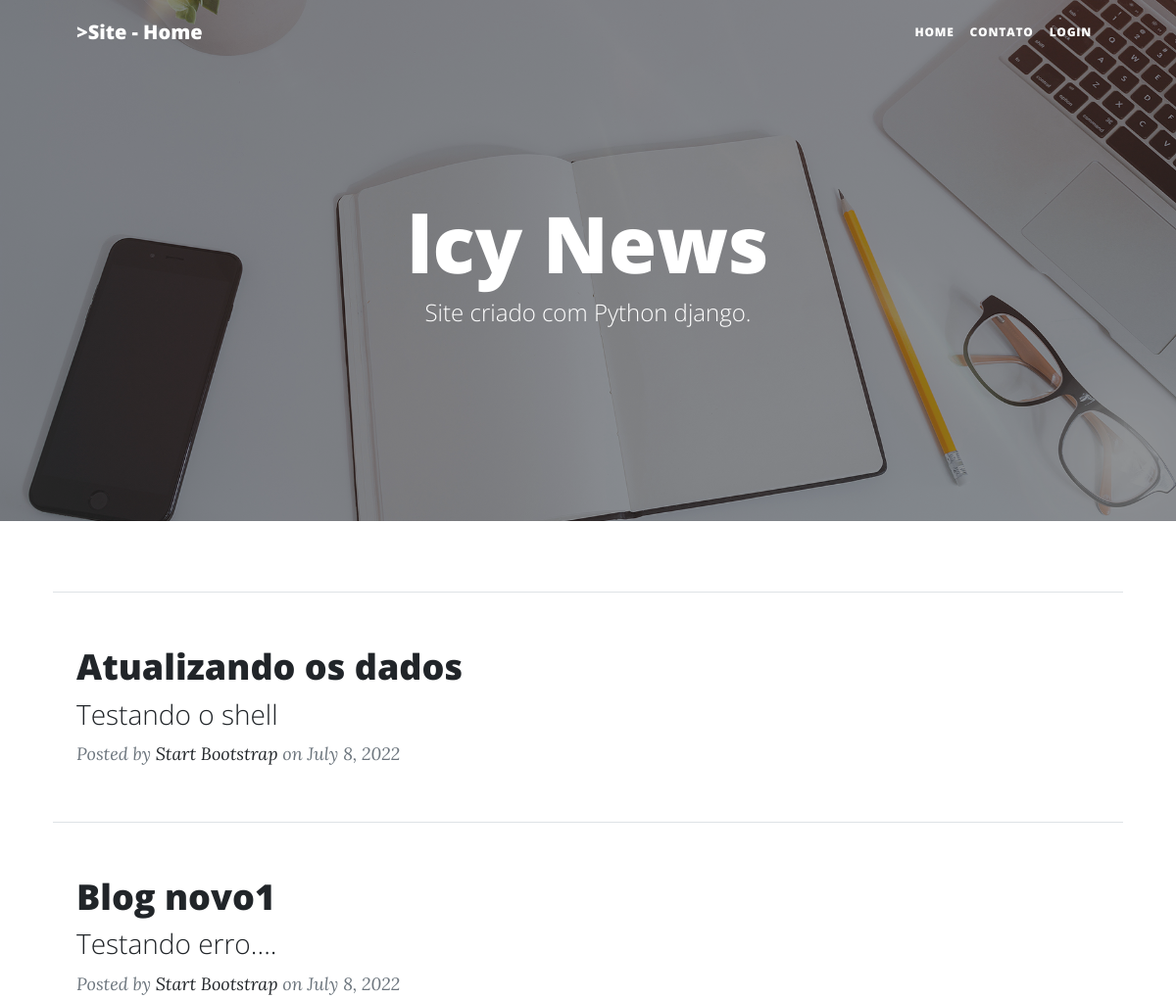
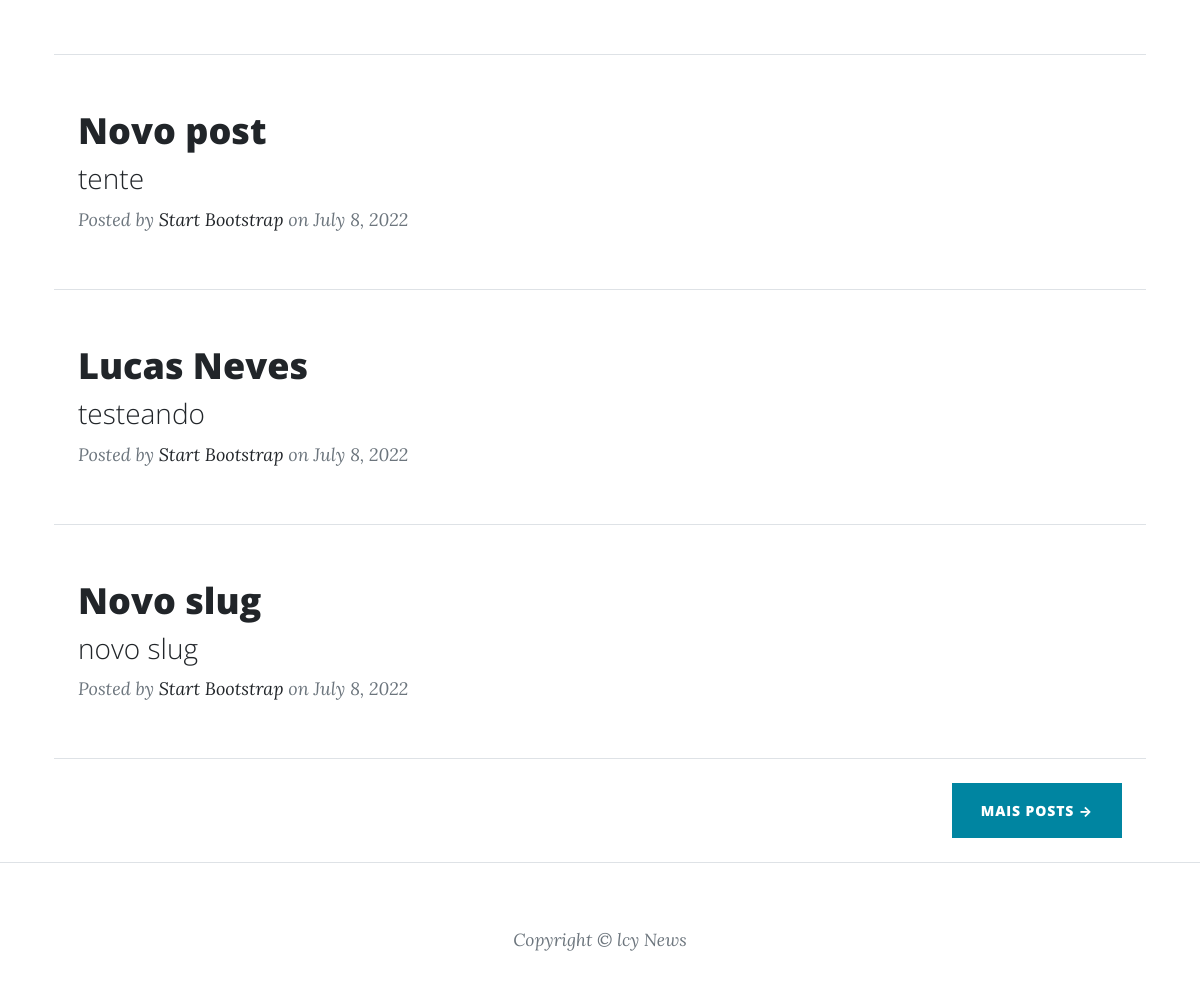
The app's page /, older data (2 pictures, top to bottom).
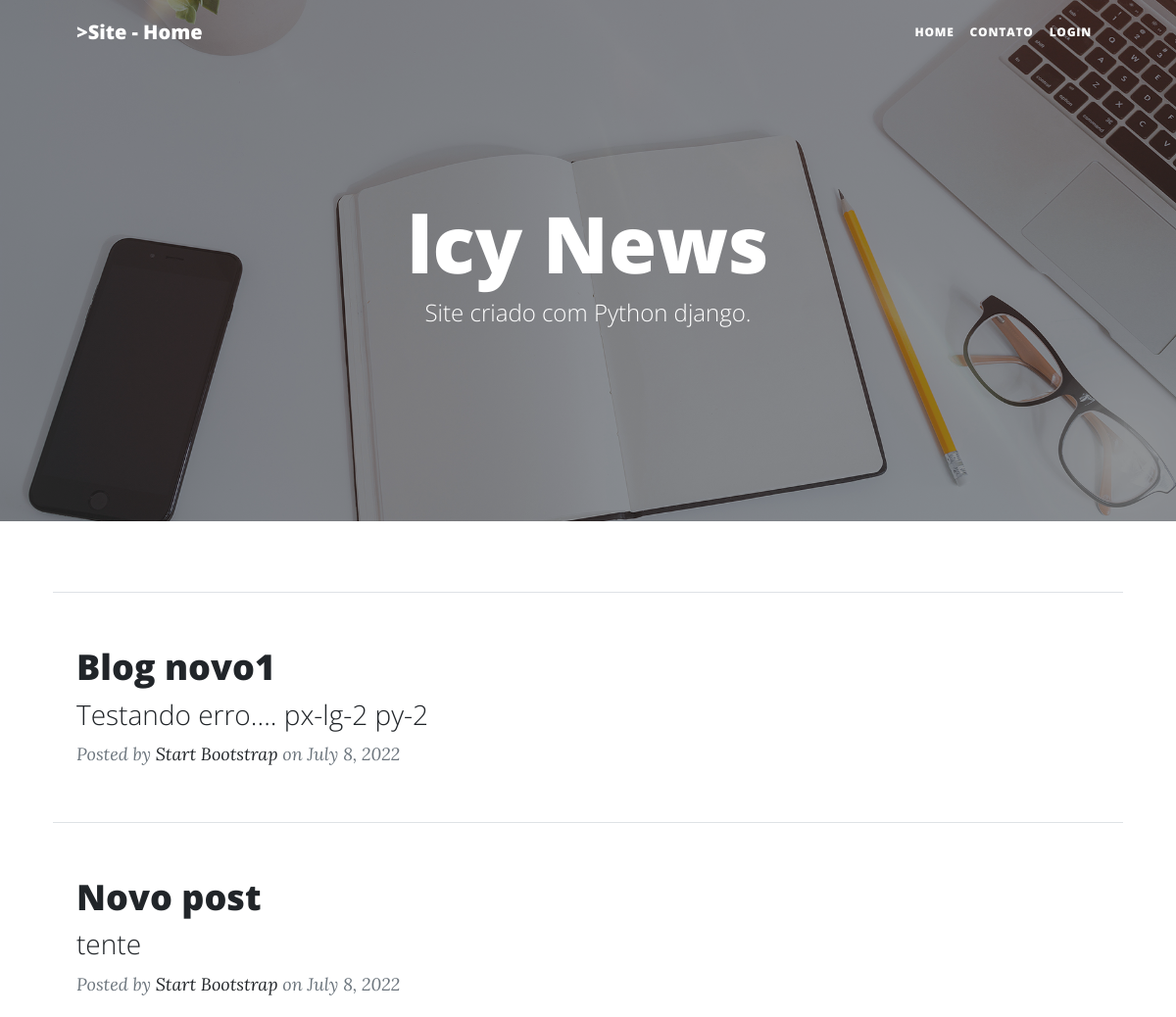
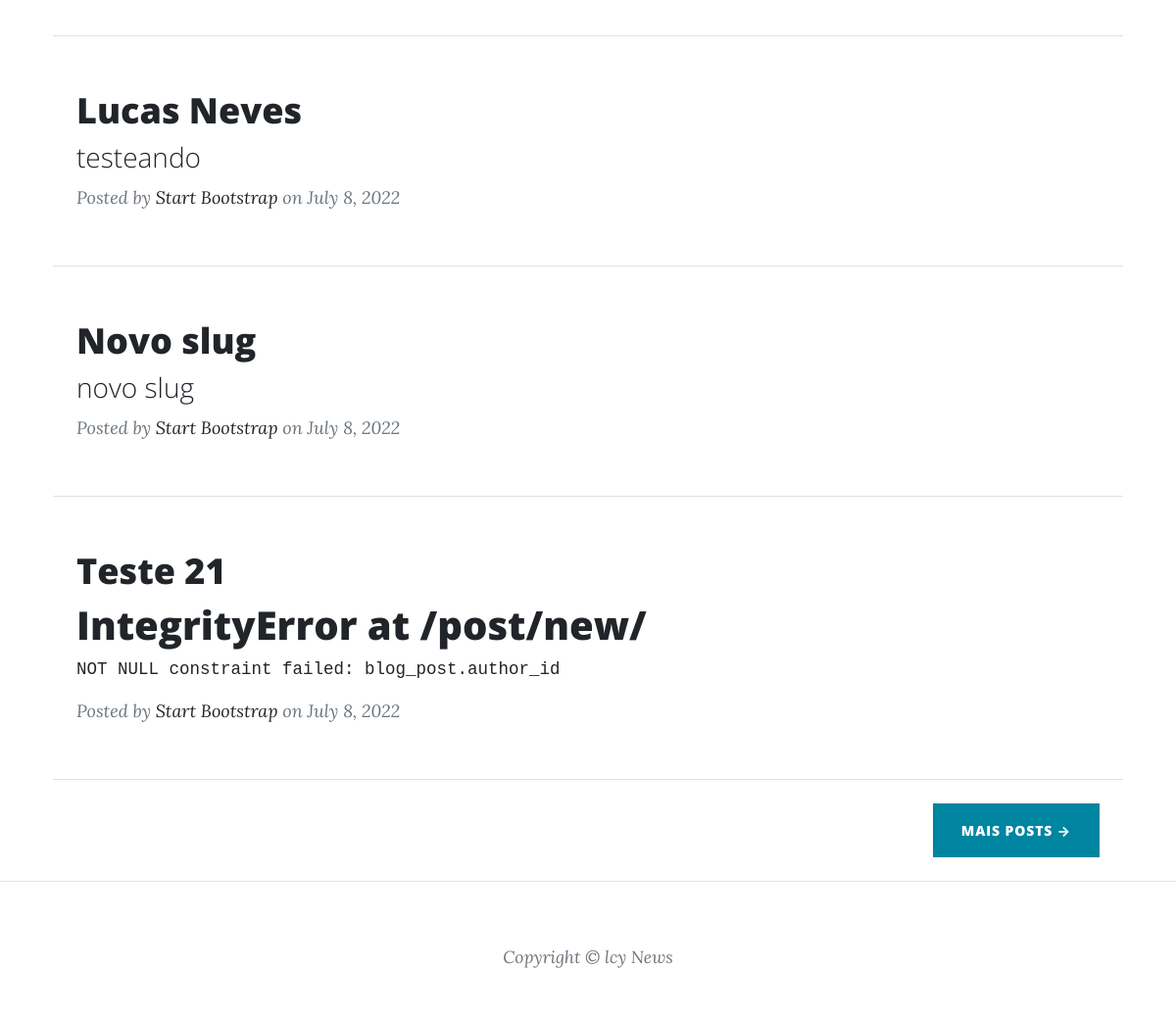
The same page, newer data (2 pictures, top to bottom).
### blog/models.py (models this page shows, shortened)
class Post(models.Model):
    STATUS = (
        ("rascunho", "Rascunho"),
        ("publicado", "Publicado"),
    )
    title = models.CharField(max_length=250)
    slug = models.SlugField(max_length=250)
    author = models.ForeignKey(User,
                               on_delete=models.CASCADE)
    category = models.ManyToManyField(category, related_name="get_posts")
    image = models.ImageField(upload_to="blog", blank=True, null=True)
    content = RichTextField()
    publicado = models.DateTimeField(default=timezone.now)
    criado = models.DateTimeField(auto_now_add=True)
    alterado = models.DateTimeField(auto_now=True)
    status = models.CharField(max_length=10,
     choices=STATUS,
    default="rascunho")
    objects = models.Manager()
    published = PublishedManager()
    def get_absolute_url(self):
        return reverse("post_detail",args={self.slug})
    class Meta:
        ordering = ('publicado',)

### blog/views.py (the view)
# urls.py: path('', views.BlogListView.as_view(), name='home'),
class BlogListView(ListView):
    model = Post
    template_name = 'blog/home.html'

### social/processors.py (called while the page is built)
def ctx_social(request):
    ctx_dict = {}
    links = Link.objects.all()
    for link in links:
        ctx_dict[link.chave] = link.url
    return ctx_dict

### blog/templates/blog/home.html (shortened to what this page needs)
{% extends 'base.html' %}
{% load static %}
{% block header %}
    <header class="masthead" style="background-image: url({% static 'assets/img/home-bg.jpg' %})">
        <div class="container position-relative px-4 px-lg-5">
            <div class="row gx-4 gx-lg-5 justify-content-center">
                <div class="col-md-10 col-lg-8 col-xl-7">
                    <div class="site-heading">
                        <h1>lcy News</h1>
                        <span class="subheading">Site criado com Python django.</span>
                    </div>
                </div>
            </div>
        </div>
    </header>
{% endblock header %}
{% block content %}
    {% for post in object_list %}
        <hr class="my-4" />
        <div class="post-preview">
            <a href="{{post.get_absolute_url}}">
                <h2 class="post-title">{{ post.title }}</h2>
                <h3 class="post-subtitle">
                    {{ post.content|safe|truncatechars:"120" }}
                </h3>
            </a>
            <p class="post-meta">
                Posted by
                <a href="#!">Start Bootstrap</a>
                on July 8, 2022
            </p>
        </div>
    {% endfor %}
    <hr class="my-4" />
    <div class="d-flex justify-content-end mb-4"><a class="btn btn-primary text-uppercase" href="#!">Mais
            Posts →</a></div>
{% endblock content %}

Row changes from the older to the newer data that the page shows:
removed Post: title "Atualizando os dados", content "Testando o shell"
changed Post "Blog novo1": content "Testando erro...." → "Testando erro.... px-lg-2 py-2"
added Post: title "Teste 21", content "IntegrityError at /post/new/ NOT NULL constraint failed: blog_post.author_id"
